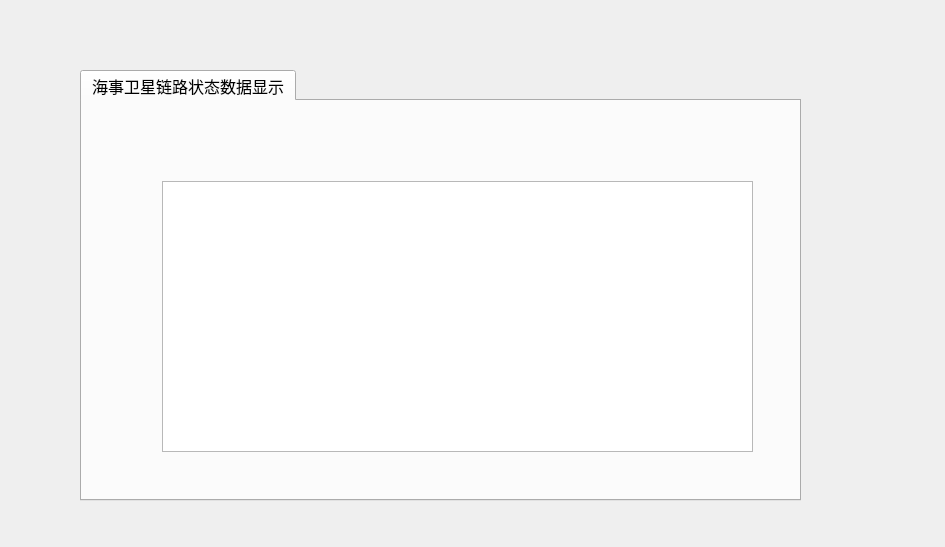
<?xml version="1.0" encoding="UTF-8"?>
<ui version="4.0">
 <class>statusToShow</class>
 <widget class="QWidget" name="statusToShow">
  <property name="geometry">
   <rect>
    <x>0</x>
    <y>0</y>
    <width>945</width>
    <height>547</height>
   </rect>
  </property>
  <property name="windowTitle">
   <string>Form</string>
  </property>
  <widget class="QTabWidget" name="tabWidget">
   <property name="geometry">
    <rect>
     <x>80</x>
     <y>70</y>
     <width>721</width>
     <height>431</height>
    </rect>
   </property>
   <property name="font">
    <font>
     <pointsize>12</pointsize>
    </font>
   </property>
   <property name="currentIndex">
    <number>0</number>
   </property>
   <widget class="QWidget" name="tab">
    <attribute name="title">
     <string>海事卫星链路状态数据显示</string>
    </attribute>
    <widget class="QTextEdit" name="textEdit">
     <property name="geometry">
      <rect>
       <x>80</x>
       <y>80</y>
       <width>591</width>
       <height>271</height>
      </rect>
     </property>
    </widget>
   </widget>
  </widget>
 </widget>
 <resources/>
 <connections/>
</ui>
